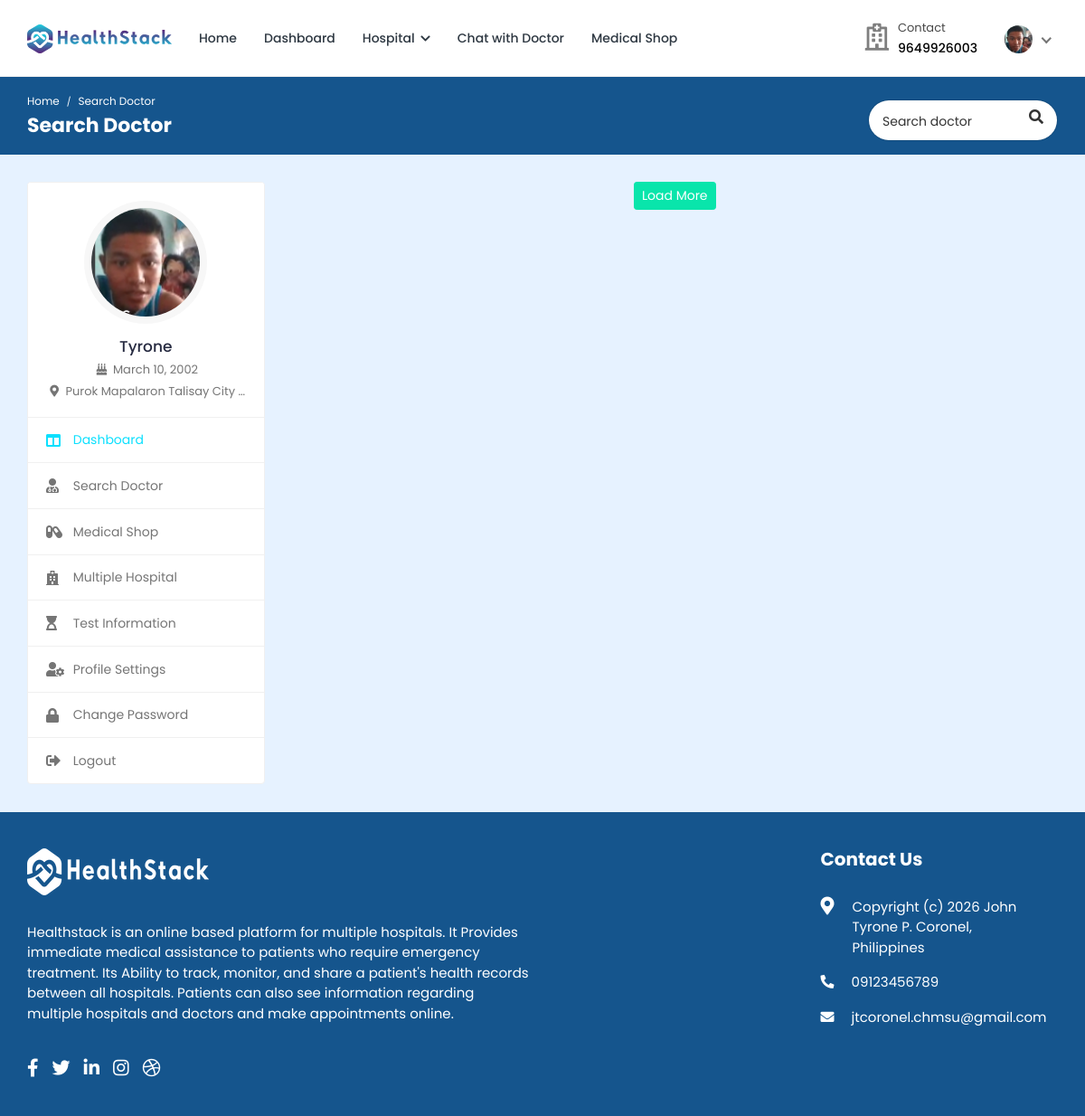
Screenshot of /search/ (signed in) with the database file from the repository.
### hospital/models.py (models this page shows, shortened)
class Patient(models.Model):
    patient_id = models.AutoField(primary_key=True)
    user = models.OneToOneField(User, on_delete=models.CASCADE, null=True, blank=True, related_name='patient')
    name = models.CharField(max_length=200, null=True, blank=True)
    username = models.CharField(max_length=200, null=True, blank=True)
    age = models.IntegerField(null=True, blank=True)
    email = models.EmailField(max_length=200, null=True, blank=True)
    phone_number = models.IntegerField(null=True, blank=True)
    address = models.CharField(max_length=200, null=True, blank=True)
    featured_image = models.ImageField(upload_to='patients/', default='patients/user-default.png', null=True, blank=True)
    blood_group = models.CharField(max_length=200, null=True, blank=True)
    history = models.CharField(max_length=200, null=True, blank=True)
    dob = models.CharField(max_length=200, null=True, blank=True)
    nid = models.CharField(max_length=200, null=True, blank=True)
    serial_number = models.CharField(max_length=200, null=True, blank=True)
    login_status = models.CharField(max_length=200, null=True, blank=True, default="offline")

class User(AbstractUser):
    is_patient = models.BooleanField(default=False)
    is_doctor = models.BooleanField(default=False)
    is_hospital_admin = models.BooleanField(default=False)
    is_labworker = models.BooleanField(default=False)
    is_pharmacist = models.BooleanField(default=False)
    login_status = models.BooleanField(default=False)

### hospital/views.py (the view)
# urls.py: path('search/', views.search, name='search'),
@csrf_exempt
@login_required(login_url="login")
def search(request):
    if request.user.is_authenticated and request.user.is_patient:
        patient = Patient.objects.get(user=request.user)
        doctors = Doctor_Information.objects.filter(register_status='Accepted')
        doctors, search_query = searchDoctors(request)
        context = {'patient': patient, 'doctors': doctors, 'search_query': search_query}
        return render(request, 'search.html', context)
    else:
        logout(request)
        messages.error(request, 'Not Authorized')
        return render(request, 'patient-login.html')

### hospital/utils.py (called while the page is built)
def searchDoctors(request):
    search_query = ''
    if request.GET.get('search_query'):
        search_query = request.GET.get('search_query')
    doctors = Doctor_Information.objects.filter(register_status='Accepted').distinct().filter(
        Q(name__icontains=search_query) |
        Q(hospital_name__name__icontains=search_query) |
        Q(department__icontains=search_query))
    return doctors, search_query

### templates/search.html (shortened to what this page needs)
{% load static %}
<!DOCTYPE html>
<html lang="en">
  <head>
    <link
      rel="stylesheet"
      href="{% static 'HealthStack-System/css/Normal/bootstrap.min.css' %}"
    />
    <link
      rel="stylesheet"
      href="{% static 'HealthStack-System/plugins/Normal/fontawesome/css/fontawesome.min.css' %}"
    />
    <link
      rel="stylesheet"
      href="{% static 'HealthStack-System/plugins/Normal/fontawesome/css/all.min.css' %}"
    />
    <link
      rel="stylesheet"
      href="{% static 'HealthStack-System/css/Normalbootstrap-datetimepicker.min.css' %}"
    />
    <link
      rel="stylesheet"
      href="{% static 'HealthStack-System/plugins/Normal/select2/css/select2.min.css'%}"
    />
    <link
      rel="stylesheet"
      href="{% static 'HealthStack-System/plugins/Normal/fancybox/jquery.fancybox.min.css'%}"
    />
    <link
      rel="stylesheet"
      href="{% static 'HealthStack-System/css/Normal/style.css' %}"
    />
    <link rel="stylesheet"href="{% static 'HealthStack-System/css/Normal/search3.css' %}">
  </head>
  <body>
    <div class="main-wrapper">
      <header class="header">{% include 'patient_navbar.html' %}</header>
      <div class="breadcrumb-bar">
				<div class="container-fluid">
					<div class="row align-items-center">
						<div class="col-md-6 col-6">
							<nav aria-label="breadcrumb" class="page-breadcrumb">
								<ol class="breadcrumb">
									<li class="breadcrumb-item"><a href="{% url 'patient-dashboard' %}">Home</a></li>
									<li class="breadcrumb-item active" aria-current="page">Search Doctor</li>
								</ol>
							</nav>
							<h2 class="breadcrumb-title">Search Doctor</h2>
						</div>
						<div class="col-md-6 col-6">
							<div class="top-nav-search">
								<form action="{% url 'search' %}" method="GET">
									<input type="text" class="form-control" placeholder="Search doctor" name="search_query" value="{{search_query}}">
									<button class="btn" type="submit"><i class="fa fa-search"></i></button>
								</form>
							</div>
						</div>
					</div>
				</div>
			</div>
      <div class="content">
        <div class="container-fluid">
          <div class="row">
            <div class="col-md-5 col-lg-4 col-xl-3 theiaStickySidebar">
              <div>{% include 'patient-sidebar.html' %}</div>
            </div>
            <div class="col-md-12 col-lg-8 col-xl-9">
              <div class="load-more text-center">
                <a class="btn btn-primary btn-sm" href="javascript:void(0);"
                  >Load More</a
                >
              </div>
            </div>
          </div>
        </div>
      </div>
      {% include 'footer.html' %}
    </div>
  </body>
</html>

### templates/patient_navbar.html (shortened to what this page needs)
{% load static %}
<nav class="navbar navbar-expand-lg header-nav">
  <div class="navbar-header">
    <a href="{% url 'hospital_home'%}" class="navbar-brand logo">
      <img
        src="{% static 'HealthStack-System/images/Normal/logo.jpg' %}"
        class="img-fluid"
        alt="Logo"
      />
    </a>
  </div>
  <div class="main-menu-wrapper">
    <ul class="main-nav">
      <li>
        <a href="{% url 'hospital_home'%}">Home</a>
      </li>
      <li>
        <a href="{% url 'patient-dashboard' %}">Dashboard</a>
      </li>
      <li class="has-submenu">
        <a href="#">Hospital <i class="fas fa-chevron-down"></i></a>
      </li>
      {% if user.is_authenticated and user.is_patient %}
      <li>
        <a href="{% url 'chat-home' pk=user.id %}">Chat with Doctor</a>
      </li>
      {% endif %}
      <li>
        <a href="{% url 'pharmacy_shop' %}">Medical Shop</a>
      </li>
    </ul>
  </div>
  <ul class="nav header-navbar-rht">
    <li class="nav-item contact-item">
      <div class="header-contact-img">
        <i class="far fa-hospital"></i>
      </div>
      <div class="header-contact-detail">
        <p class="contact-header">Contact</p>
        <p class="contact-info-header">{% if patient.phone_number %}{{ patient.phone_number }}{% else %}Not set{% endif %}</p>
      </div>
    </li>
    <li class="nav-item dropdown has-arrow logged-item">
      <a href="#" class="dropdown-toggle nav-link" data-toggle="dropdown">
        <span class="user-img">
          <img
            class="rounded-circle"
            src="{{patient.featured_image.url}}"
            width="31"
            alt="{{ patient.name|default:'Patient' }}"
          />
        </span>
      </a>
    </li>
  </ul>
</nav>

### templates/patient-sidebar.html
{% load static %}
    <div class="profile-sidebar">
      <div class="widget-profile pro-widget-content">
        <div class="profile-info-widget">
          <a href="#" class="booking-doc-img">
            <img
              src="{{ patient.featured_image.url }}"
              alt="User Image"
            />
          </a>
          <div class="profile-det-info">
            <h3>{{ patient.name|default:user.username }}</h3>
            <div class="patient-details">
              <h5>
                <i class="fas fa-birthday-cake"></i> {{ patient.dob|default:"Not set" }}
              </h5>
              <h5 class="mb-0">
                <i class="fas fa-map-marker-alt"></i>
                {{ patient.address|default:"Not set" }}
              </h5>
            </div>
          </div>
        </div>
      </div>
      <div class="dashboard-widget">
        <nav class="dashboard-menu sidebar">
          <ul>
            <li class="active">
              <a href="{% url 'patient-dashboard' %}">
                <i class="fas fa-columns"></i>
                <span>Dashboard</span>
              </a>
            </li>
            <li class="nav-item has-submenu">
              <a href="{% url 'search' %}">
                <i class="fas fa-user-md"></i>
                <span>Search Doctor</span>
              </a>
            </li>
            <li class="has-submenu">
              <a href="{% url 'pharmacy_shop' %}" class="nav-link">
                <i class="fas fa-capsules"></i>
                <span>Medical Shop</span>
              </a>
            </li>
            <li>
                <a href="{% url 'multiple-hospital' %}">
                  <i class="fas fa-hospital"></i>
                  <span>Multiple Hospital</span>
                </a>
            </li>
            <li>
              <a href="{% url 'doctor-test-list'%}" target="_blank">
                <i class="fas fa-hourglass-start"></i>
                <span>Test Information</span>
              </a>
            </li>
            <li>
              <a href="{% url 'profile-settings' %}">
                <i class="fas fa-user-cog"></i>
                <span>Profile Settings</span>
              </a>
            </li>
            <li>
              <a href="{% url 'change-password' pk=user.id%}">
                <i class="fas fa-lock"></i>
                <span>Change Password</span>
              </a>
            </li>
            <li>
              <a href="{% url 'logout' %}">
                <i class="fas fa-sign-out-alt"></i>
                <span>Logout</span>
              </a>
            </li>
          </ul>
        </nav>
      </div>
    </div>

### static/HealthStack-System/css/Normal/search3.css (style rules this page uses)
.top-nav-search { float: right; margin-left: 15px; }
.top-nav-search form { margin-top: 10px; position: relative; width: 210px; }
.top-nav-search .form-control { border-color: rgba(0, 0, 0, 0.1); border-radius: 50px; color: #333; height: 40px; padding: 10px 50px 10px 15px; }
.top-nav-search .btn { background-color: transparent; border-color: transparent; color: #333; min-height: 40px; padding: 7px 15px; position: absolute; right: 0; top: 0; }
.top-nav-search .form-control::placeholder { color: #333; }

### rows the page displays
Patient: phone_number "9649926003", featured_image (picture), name "Tyrone", dob "March 10, 2002", address "Purok Mapalaron Talisay City…"
